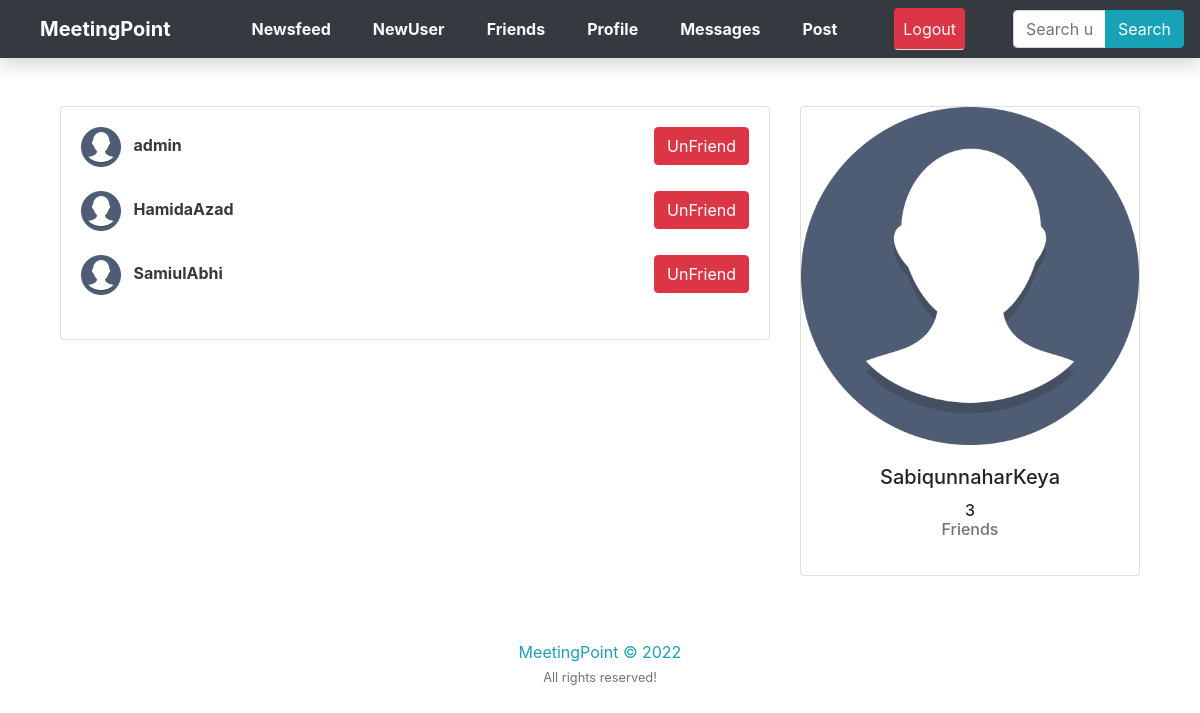
/friends/ (signed in), run on the app's committed database.
### newsfeed/models.py (models this page shows)
class Profile(models.Model):
    user = models.OneToOneField(User, on_delete=models.CASCADE)
    image = models.ImageField(default='profile_pics/default0.png', upload_to='profile_pics/')
    slug = AutoSlugField(populate_from='user')  # type: ignore
    bio = models.CharField(max_length=255, blank=True)
    friends = models.ManyToManyField("Profile", blank=True)
    def __str__(self):
        return str(self.user.username)
    def get_absolute_url(self):
        return "/users/{}".format(self.slug)

### newsfeed/views.py (the view)
# urls.py: path('friends/', views.friend_list, name='friend_list'),
def friend_list(request):
	p = request.user.profile
	friends = p.friends.all()
	context={
	'friends': friends
	}
	return render(request, "users/friend_list.html", context)

### newsfeed/templates/users/friend_list.html (shortened to what this page needs)
{% extends "feed/layout.html" %} {% load static %} {% block searchform %}
<form class="form-inline my-2 my-lg-0 ml-5" action="{% url 'search_users' %}" method="get">
  <div class="input-group">
    <input class="form-control" name="q" type="text" placeholder="Search users.." />
    <div class="input-group-append">
      <button class="btn btn-info" type="submit">
        Search
      </button>
    </div>
  </div>
</form>
{% endblock searchform %} {% block content %}
<div class="container">
  <div class="row">
    <div class="col-md-8">
      {% if friends %}
      <div class="card card-signin my-5">
        <div class="card-body">
          {% for user_p in friends %}
          <a href="{{ user_p.get_absolute_url }}"><img src="{{ user_p.image.url }}" class="rounded mr-2" width="40"
              height="40" alt="" /></a>
          <a class="text-dark" href="{{ user_p.get_absolute_url }}"><b>{{ user_p }}</b></a>
          <small><a class="btn btn-danger float-right" href="{% url 'delete_friend' user_p.id %}">UnFriend</a></small>
          <br /><br />
          {% endfor %}
        </div>
      </div>
      {% else %}
      <h5>
        <i>You have no friends now! Make some new
          <a href="{% url 'users_list' %}">friends here!</a></i>
      </h5>
      {% endif %}
    </div>
    <div class="col-md-4">
      <div class="card card-signin my-5">
        <a href="{{ request.user.profile.get_absolute_url }}"><img class="card-img-top"
            src="{{ request.user.profile.image.url }}" alt="" /></a>
        <div class="card-body">
          <h5 class="card-title text-center">{{ request.user }}</h5>
          <h6 class="text-center">
            {{ request.user.profile.friends.count }}
            <p class="text-muted">Friends</p>
          </h6>
        </div>
      </div>
    </div>
  </div>
  {% endblock content %}

### data on the page
Profile: image (placeholder picture), user.username "admin"
Profile: image (placeholder picture), user.username "HamidaAzad"
Profile: image (placeholder picture), user.username "SamiulAbhi"

### other printed values
{{ request.user }} "SabiqunnaharKeya"
{{ request.user.profile.friends.count }} "3"
